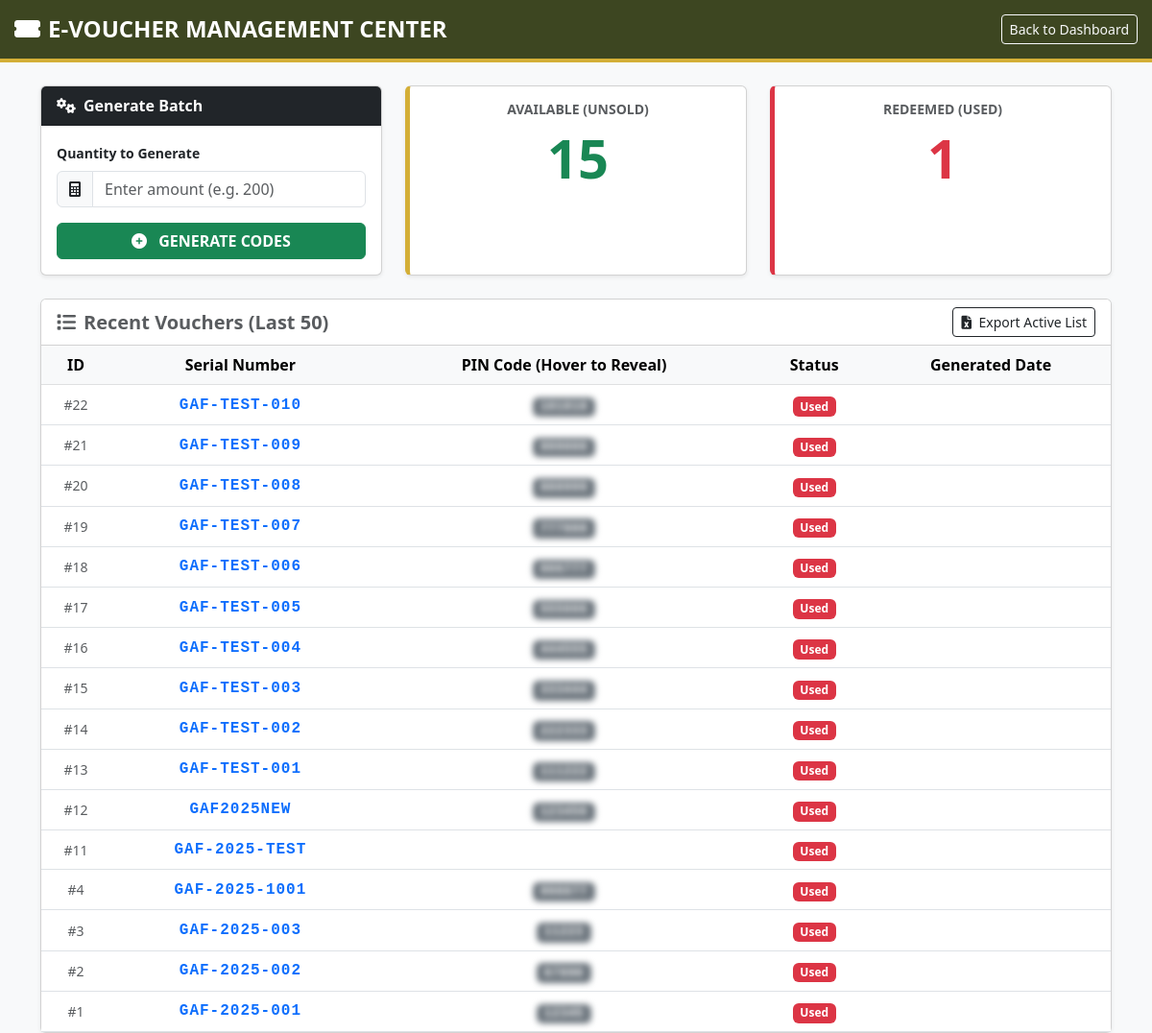
The page /voucher_manager.php (signed in) on the database its author committed.
### tables this page shows
CREATE TABLE `vouchers` (
  `voucher_id` int(11) NOT NULL,
  `serial_number` varchar(20) DEFAULT NULL,
  `pin` varchar(20) NOT NULL,
  `pin_code` varchar(10) DEFAULT NULL,
  `status` varchar(10) DEFAULT 'Active',
  `used_by_applicant_id` int(11) DEFAULT NULL,
  `is_used` tinyint(1) DEFAULT 0,
  `category` varchar(50) DEFAULT 'Civilian Recruit'
);

### voucher_manager.php (the view, shortened to what this page needs)
<?php
include 'db_connect.php';
$limit = 50;
$result = $conn->query("SELECT * FROM vouchers ORDER BY voucher_id DESC LIMIT $limit");
$total_active = $conn->query("SELECT COUNT(*) as c FROM vouchers WHERE status='Active'")->fetch_assoc()['c'];
$total_used   = $conn->query("SELECT COUNT(*) as c FROM vouchers WHERE status='Used'")->fetch_assoc()['c'];
?>
<!DOCTYPE html>
<html lang="en">
<head>
    <link href="https://cdn.jsdelivr.net/npm/bootstrap@5.3.0/dist/css/bootstrap.min.css" rel="stylesheet">
    <link rel="stylesheet" href="https://cdnjs.cloudflare.com/ajax/libs/font-awesome/6.0.0/css/all.min.css">
</head>
<body>
<div class="nav-header d-flex justify-content-between align-items-center">
    <h4 class="m-0 fw-bold"><i class="fas fa-ticket-alt me-2"></i>E-VOUCHER MANAGEMENT CENTER</h4>
    <a href="dashboard.php" class="btn btn-outline-light btn-sm">Back to Dashboard</a>
</div>
<div class="container mt-4">
    <div class="row mb-4">
        <div class="col-md-4">
            <div class="card shadow-sm h-100">
                <div class="card-header bg-dark text-white fw-bold"><i class="fas fa-cogs me-2"></i>Generate Batch</div>
                <div class="card-body">
                    <form method="POST">
                        <label class="form-label small fw-bold">Quantity to Generate</label>
                        <div class="input-group mb-3">
                            <span class="input-group-text"><i class="fas fa-calculator"></i></span>
                            <input type="number" name="quantity" class="form-control" placeholder="Enter amount (e.g. 200)" min="1" required>
                        </div>
                        <button type="submit" name="generate_batch" class="btn btn-success w-100 fw-bold">
                            <i class="fas fa-plus-circle me-2"></i> GENERATE CODES
                        </button>
                    </form>
                </div>
            </div>
        </div>
        <div class="col-md-4">
            <div class="card shadow-sm card-stats h-100">
                <div class="card-body text-center">
                    <h6 class="text-muted text-uppercase small fw-bold">Available (Unsold)</h6>
                    <h2 class="display-4 fw-bold text-success"><?php echo $total_active; ?></h2>
                </div>
            </div>
        </div>
        <div class="col-md-4">
            <div class="card shadow-sm card-stats h-100" style="border-left-color: #dc3545;">
                <div class="card-body text-center">
                    <h6 class="text-muted text-uppercase small fw-bold">Redeemed (Used)</h6>
                    <h2 class="display-4 fw-bold text-danger"><?php echo $total_used; ?></h2>
                </div>
            </div>
        </div>
    </div>
    <div class="card shadow-sm">
        <div class="card-header bg-white d-flex justify-content-between align-items-center">
            <h5 class="m-0 fw-bold text-muted"><i class="fas fa-list me-2"></i>Recent Vouchers (Last 50)</h5>
            <a href="export_vouchers.php" class="btn btn-sm btn-outline-dark"><i class="fas fa-file-excel me-1"></i> Export Active List</a>
        </div>
        <div class="table-responsive">
            <table class="table table-hover align-middle mb-0 text-center">
                <thead class="table-light">
                    <tr>
                        <th>ID</th>
                        <th>Serial Number</th>
                        <th>PIN Code (Hover to Reveal)</th>
                        <th>Status</th>
                        <th>Generated Date</th>
                    </tr>
                </thead>
                <tbody>
                    <?php if($result->num_rows > 0): ?>
                        <?php while($row = $result->fetch_assoc()): ?>
                            <tr>
                                <td class="text-muted small">#<?php echo $row['voucher_id']; ?></td>
                                <td class="serial-font text-primary"><?php echo $row['serial_number']; ?></td>
                                <td><span class="badge bg-secondary serial-font pin-blur"><?php echo $row['pin_code']; ?></span></td>
                                <td>
                                    <?php if($row['status'] == 'Active'): ?>
                                        <span class="badge bg-success">Active</span>
                                    <?php else: ?>
                                        <span class="badge bg-danger">Used</span>
                                    <?php endif; ?>
                                </td>
                                <td class="small text-muted"><?php echo $row['created_at']; ?></td>
                            </tr>
                        <?php endwhile; ?>
                    <?php else: ?>
                        <tr><td colspan="5" class="py-4 text-muted">No vouchers generated yet.</td></tr>
                    <?php endif; ?>
                </tbody>
            </table>
        </div>
    </div>
</div>
</body>
</html>

### voucher_manager.php (style rules this page uses)
:root { --gaf-olive: #3d4621; --gaf-gold: #d4af37; }
body { background-color: #f8f9fa; font-family: 'Segoe UI', sans-serif; }
.nav-header { background: var(--gaf-olive); color: white; border-bottom: 4px solid var(--gaf-gold); padding: 15px; }
.card-stats { border-left: 5px solid var(--gaf-gold); }
.serial-font { font-family: 'Courier New', monospace; font-weight: bold; letter-spacing: 1px; }
.pin-blur { filter: blur(3px); transition: 0.3s; cursor: pointer; }

### rows shown on the page
vouchers: voucher_id "22", serial_number "GAF-TEST-010", pin_code "101010", status "Used"
vouchers: voucher_id "21", serial_number "GAF-TEST-009", pin_code "999000", status "Used"
vouchers: voucher_id "20", serial_number "GAF-TEST-008", pin_code "888999", status "Used"
vouchers: voucher_id "19", serial_number "GAF-TEST-007", pin_code "777888", status "Used"
vouchers: voucher_id "18", serial_number "GAF-TEST-006", pin_code "666777", status "Used"
vouchers: voucher_id "17", serial_number "GAF-TEST-005", pin_code "555666", status "Used"
vouchers: voucher_id "16", serial_number "GAF-TEST-004", pin_code "444555", status "Used"
vouchers: voucher_id "15", serial_number "GAF-TEST-003", pin_code "333444", status "Used"
vouchers: voucher_id "14", serial_number "GAF-TEST-002", pin_code "222333", status "Used"
vouchers: voucher_id "13", serial_number "GAF-TEST-001", pin_code "111222", status "Used"
vouchers: voucher_id "12", serial_number "GAF2025NEW", pin_code "123456", status "Used"
vouchers: voucher_id "11", serial_number "GAF-2025-TEST", status "Used"
vouchers: voucher_id "4", serial_number "GAF-2025-1001", pin_code "998877", status "Used"
vouchers: voucher_id "3", serial_number "GAF-2025-003", pin_code "11223", status "Used"
vouchers: voucher_id "2", serial_number "GAF-2025-002", pin_code "67890", status "Used"
vouchers: voucher_id "1", serial_number "GAF-2025-001", pin_code "12345", status "Used"

### other values the page prints
$total_active "15"
$total_used "1"
